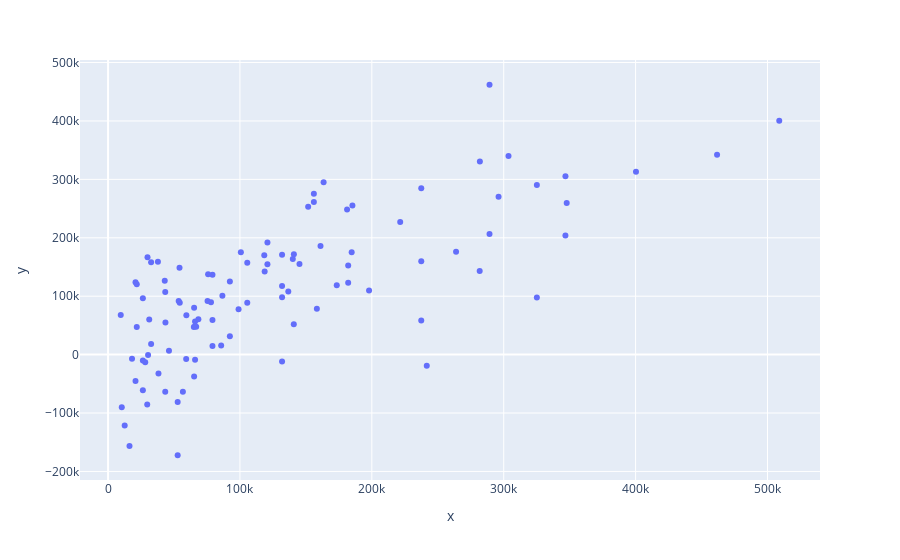

The code cell stored with this chart in its notebook:
### Markdown cell above
- [x] Obtener un regresor con un $R^2$ superior a  $0.35$.

### Code cell
from sklearn.metrics import r2_score
px.scatter(x=y_test, y=linear_regression_pred)
